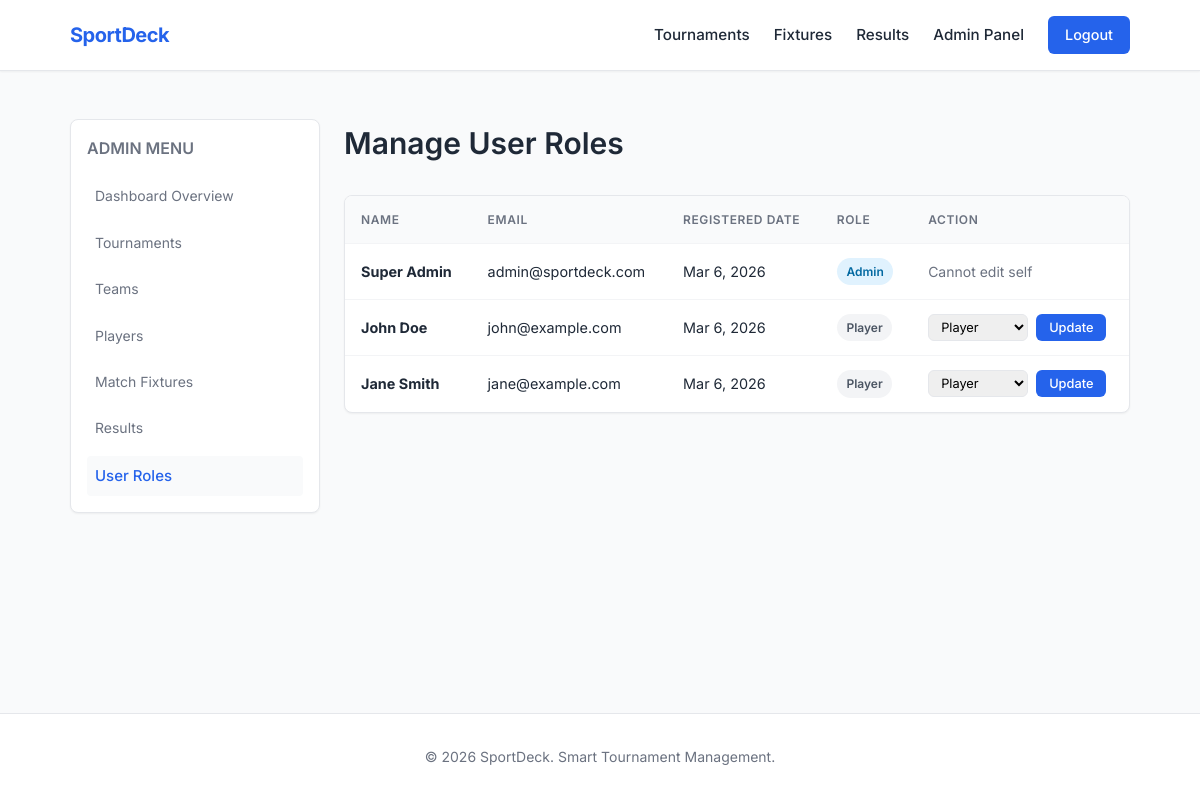
The page /admin/users.php (signed in) on the database its author committed.
### tables this page shows
CREATE TABLE IF NOT EXISTS users (
    id INT AUTO_INCREMENT PRIMARY KEY,
    name VARCHAR(100) NOT NULL,
    email VARCHAR(100) NOT NULL UNIQUE,
    password_hash VARCHAR(255) NOT NULL,
    age INT DEFAULT NULL,
    contact VARCHAR(20) DEFAULT NULL,
    role ENUM('player', 'admin') DEFAULT 'player',
    created_at TIMESTAMP DEFAULT CURRENT_TIMESTAMP
);

### includes/config.php (called while the page is built, shortened)
<?php
function displayDate($date) {
    return date("M j, Y", strtotime($date));
}
?>

### admin/users.php (the view, shortened to what this page needs)
<?php
require_once '../includes/config.php';
require_once '../includes/auth.php';
$stmt = $pdo->query("SELECT * FROM users ORDER BY created_at DESC");
$users = $stmt->fetchAll();
include '../includes/header.php';
?>
<div class="grid" style="grid-template-columns: 250px 1fr; align-items: start;">
    <div class="card" style="padding: 1rem;">
        <h3 style="font-size:1rem; text-transform:uppercase; color:var(--text-muted); margin-bottom:1rem;">Admin Menu</h3>
        <ul style="list-style:none; display:flex; flex-direction:column; gap:0.5rem;">
            <li><a href="dashboard.php" class="text-muted" style="display:block; padding:0.5rem; hover:color:var(--primary);">Dashboard Overview</a></li>
            <li><a href="tournaments.php" class="text-muted" style="display:block; padding:0.5rem; hover:color:var(--primary);">Tournaments</a></li>
            <li><a href="teams.php" class="text-muted" style="display:block; padding:0.5rem;">Teams</a></li>
            <li><a href="players.php" class="text-muted" style="display:block; padding:0.5rem;">Players</a></li>
            <li><a href="matches.php" class="text-muted" style="display:block; padding:0.5rem;">Match Fixtures</a></li>
            <li><a href="results.php" class="text-muted" style="display:block; padding:0.5rem;">Results</a></li>
            <li><a href="users.php" style="display:block; padding:0.5rem; background:var(--bg-color); border-radius:4px; font-weight:500;">User Roles</a></li>
        </ul>
    </div>
    <div>
        <div class="flex flex-between mb-2">
            <h1 class="page-title mb-0">Manage User Roles</h1>
        </div>
        <div class="table-wrapper">
            <table class="table">
                <thead>
                    <tr>
                        <th>Name</th>
                        <th>Email</th>
                        <th>Registered Date</th>
                        <th>Role</th>
                        <th>Action</th>
                    </tr>
                </thead>
                <tbody>
                    <?php foreach($users as $u): ?>
                    <tr>
                        <td><strong><?php echo htmlspecialchars($u['name']); ?></strong></td>
                        <td><?php echo htmlspecialchars($u['email']); ?></td>
                        <td><?php echo displayDate($u['created_at']); ?></td>
                        <td>
                            <?php if ($u['role'] === 'admin'): ?>
                                <span class="badge badge-blue">Admin</span>
                            <?php else: ?>
                                <span class="badge badge-gray">Player</span>
                            <?php endif; ?>
                        </td>
                        <td>
                            <?php if($u['id'] !== $_SESSION['user_id']): ?>
                                <form method="POST" action="" style="display:flex; gap:0.5rem;">
                                    <select name="role" class="form-control" style="padding: 0.25rem 0.5rem; font-size: 0.8rem; width:100px;">
                                        <option value="player" <?php echo $u['role']=='player'?'selected':''; ?>>Player</option>
                                    </select>
                                    <button type="submit" name="update_role" class="btn btn-primary btn-sm">Update</button>
                                </form>
                            <?php else: ?>
                                <span class="text-muted text-sm">Cannot edit self</span>
                            <?php endif; ?>
                        </td>
                    </tr>
                    <?php endforeach; ?>
                </tbody>
            </table>
        </div>
    </div>
</div>
<?php include '../includes/footer.php'; ?>

### css/style.css (style rules this page uses)
:root { --bg-color: #f9fafb; --text-main: #1f2937; --text-muted: #6b7280; --primary: #2563eb; --primary-hover: #1d4ed8; --border: #e5e7eb; --border-light: #f3f4f6; --surface: #ffffff; --danger: #ef4444; --success: #10b981; --shadow-sm: 0 1px 2px 0 rgba(0, 0, 0, 0.05); --shadow-md: 0 4px 6px -1px rgba(0, 0, 0, 0.1), 0 2px 4px -1px rgba(0, 0, 0, 0.06); }
* { box-sizing: border-box; margin: 0; padding: 0; font-family: 'Inter', sans-serif; }
body { background-color: var(--bg-color); color: var(--text-main); line-height: 1.6; font-size: 15px; display: flex; flex-direction: column; min-height: 100vh; }
a { color: var(--primary); text-decoration: none; transition: color 0.15s ease-in-out; }
h1, h2, h3, h4 { color: var(--text-main); font-weight: 600; margin-bottom: 0.75rem; }
.text-muted { color: var(--text-muted); font-size: 0.875rem; }
.mb-2 { margin-bottom: 1rem; }
.grid { display: grid; grid-template-columns: 1fr; gap: 1.5rem; }
.flex { display: flex; }
.flex-between { justify-content: space-between; align-items: center; }
.btn { display: inline-flex; align-items: center; justify-content: center; padding: 0.5rem 1.25rem; border-radius: 6px; font-weight: 500; font-size: 0.9rem; cursor: pointer; border: 1px solid transparent; transition: all 0.15s ease-in-out; }
.btn-primary { background-color: var(--primary); color: #fff; }
.btn-sm { padding: 0.25rem 0.75rem; font-size: 0.8rem; }
.card { background-color: var(--surface); border: 1px solid var(--border); border-radius: 8px; padding: 1.5rem; box-shadow: var(--shadow-sm); transition: transform 0.2s ease, box-shadow 0.2s ease; }
.form-control { width: 100%; padding: 0.6rem 0.75rem; border: 1px solid var(--border); border-radius: 6px; font-size: 0.95rem; transition: border-color 0.15s ease, box-shadow 0.15s ease; }
.table-wrapper { overflow-x: auto; background: var(--surface); border: 1px solid var(--border); border-radius: 8px; box-shadow: var(--shadow-sm); }
.table { width: 100%; border-collapse: collapse; text-align: left; }
.table th, .table td { padding: 0.875rem 1rem; border-bottom: 1px solid var(--border-light); font-size: 0.9rem; }
.table th { background-color: var(--bg-color); font-weight: 600; color: var(--text-muted); text-transform: uppercase; font-size: 0.75rem; letter-spacing: 0.05em; }
.table tr:last-child td { border-bottom: none; }
.table tbody tr { transition: background-color 0.15s ease; }
.badge { display: inline-block; padding: 0.25rem 0.6rem; border-radius: 9999px; font-size: 0.75rem; font-weight: 600; text-transform: capitalize; }
.badge-blue { background-color: #e0f2fe; color: #0369a1; }
.badge-gray { background-color: #f3f4f6; color: #4b5563; }
.text-sm { font-size: 0.875rem; }

### rows shown on the page
users: name "Super Admin", email "admin@sportdeck.com", created_at "Mar 6, 2026", role "Admin", shows "Cannot edit self"
users: name "John Doe", email "john@example.com", created_at "Mar 6, 2026", shows "Player", role "Player"
users: name "Jane Smith", email "jane@example.com", created_at "Mar 6, 2026", shows "Player", role "Player"
